Frame 1 (no input): blank canvas, image omitted
Frame 60 (the mouse pressed at the canvas centre just before this capture): blank canvas, image omitted
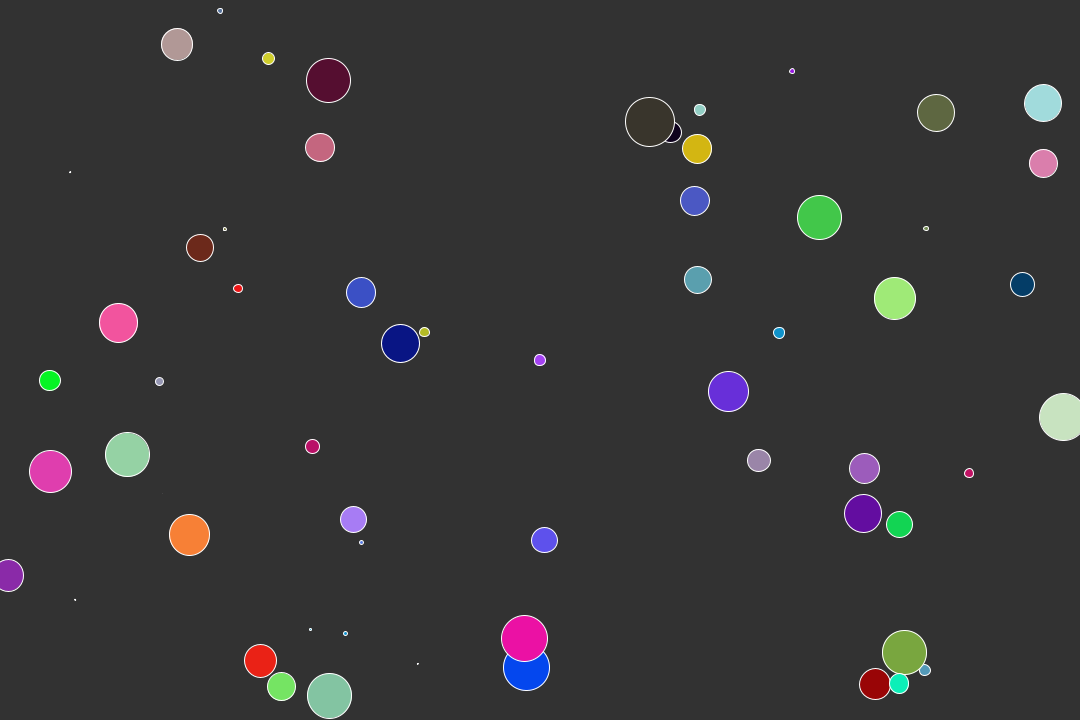
Frame 120 (the mouse held since frame 60 and released just before this capture)

The Processing sketch whose frames 1 and 60 were blank and that drew this single picture after the mouse press (run headless with seeded random() and noise(); from frame 60 on, the mouse is pressed at the canvas centre):

// Processing sketch: randomColoredCirclesOnMouseClick
// ── randomColoredCirclesOnMouseClick.pde
float x,y,r;
boolean going = false;
void setup()
{
  size(1080, 720);
  background(50);
  x = width/2;
  y = height/2;
  r = 0;
}
void draw()
{
  //background(50);
  if(going)
  {
  fill(random(255),random(255),random(255));
  stroke(255);
  r = random(50);
  ellipse(x, y,r,r);
  x = random(width);
  y = random(height);
  }
}
void mousePressed()
{
  /*background(50);
  fill(150);
  stroke(255);
  ellipse(mouseX, mouseY,20,20);*/
  going = !going;
}

void keyPressed()
{
  background(0);
}
